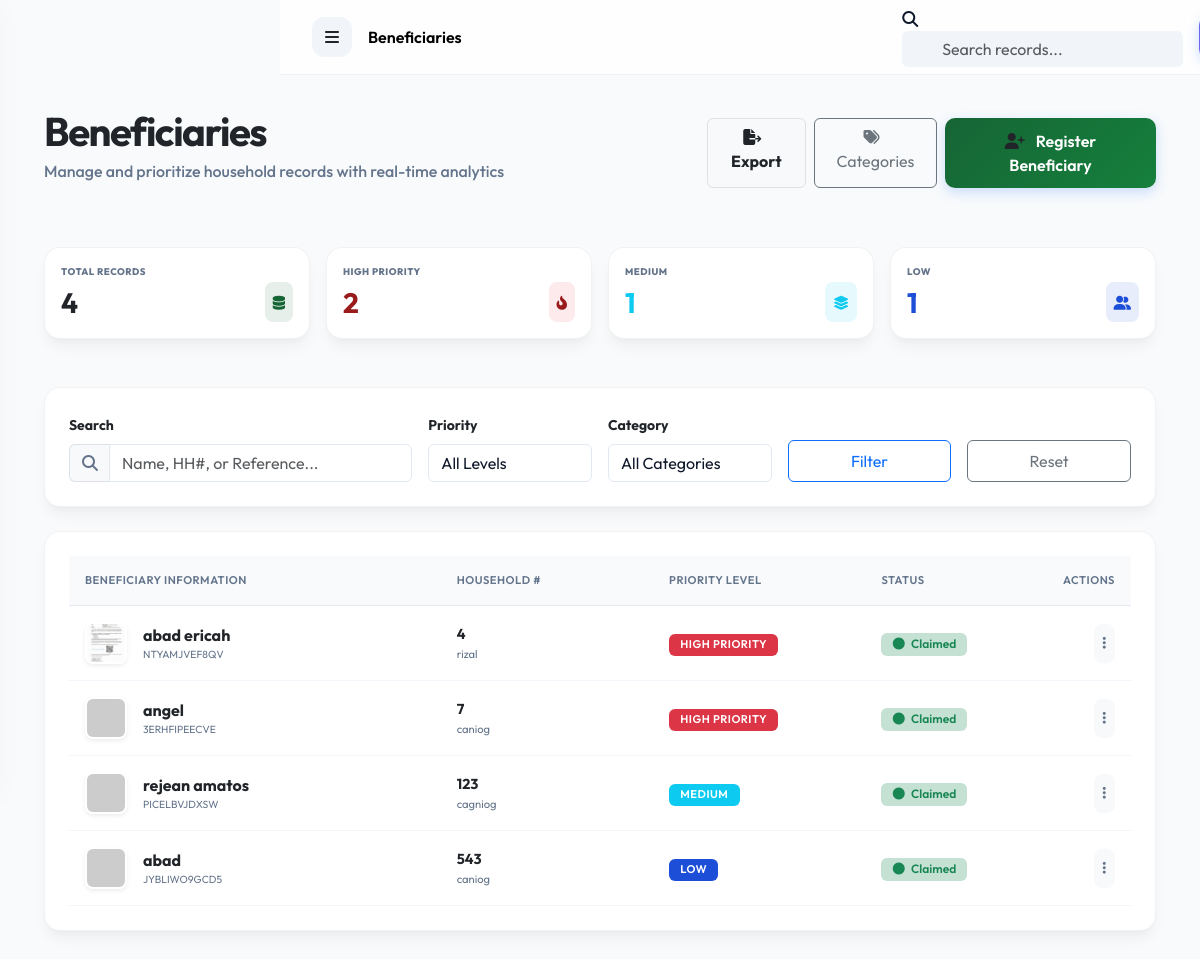
The app's page /beneficiaries/ (signed in) with its own data.
### beneficiaries/models.py (models this page shows, shortened)
class Beneficiary(models.Model):
    GENDER_CHOICES = (
        ('MALE', 'Male'),
        ('FEMALE', 'Female'),
        ('OTHER', 'Other'),
    )
    PRIORITY_LEVELS = (
        ('LOW', 'Low Priority'),
        ('MEDIUM', 'Medium Priority'),
        ('HIGH', 'High Priority'),
    )
    CLAIM_STATUS = (
        ('PENDING', 'Pending'),
        ('CLAIMED', 'Claimed'),
        ('PARTIAL', 'Partially Claimed'),
    )
    full_name = models.CharField(max_length=255)
    dafac_number = models.CharField(max_length=100, null=True, blank=True, unique=True, verbose_name="DAFAC Card #")
    address = models.TextField()
    barangay = models.CharField(max_length=100)
    contact_number = models.CharField(max_length=15)
    birthdate = models.DateField()
    age = models.IntegerField()
    gender = models.CharField(max_length=10, choices=GENDER_CHOICES)
    household_number = models.CharField(max_length=50)
    family_member_count = models.IntegerField(default=1)
    children_count = models.IntegerField(default=0)
    elderly_count = models.IntegerField(default=0)
    pwd_count = models.IntegerField(default=0)
    employment_status = models.CharField(max_length=100)
    monthly_income = models.DecimalField(max_digits=10, decimal_places=2)
    house_condition = models.CharField(max_length=100) # e.g., Concrete, Wooden, Shanty
    category = models.ForeignKey(Category, on_delete=models.SET_NULL, null=True, related_name='beneficiaries')
    priority_score = models.IntegerField(default=0)
    priority_level = models.CharField(max_length=10, choices=PRIORITY_LEVELS, default='LOW')
    claim_status = models.CharField(max_length=20, choices=CLAIM_STATUS, default='PENDING')
    valid_id_photo = models.ImageField(upload_to='beneficiaries/ids/', blank=True, null=True)
    beneficiary_photo = models.ImageField(upload_to='beneficiaries/photos/', blank=True, null=True)
    qr_code = models.ImageField(upload_to='beneficiaries/qr/', blank=True, null=True)
    claim_reference_number = models.CharField(max_length=12, unique=True, editable=False)
    created_at = models.DateTimeField(auto_now_add=True)
    updated_at = models.DateTimeField(auto_now=True)

### beneficiaries/views.py (the view)
# urls.py: path('', views.BeneficiaryListView.as_view(), name='list'),
class BeneficiaryListView(LoginRequiredMixin, ListView):
    model = Beneficiary
    template_name = 'beneficiaries/list.html'
    context_object_name = 'beneficiaries'
    paginate_by = 10
    def get_context_data(self, **kwargs):
        context = super().get_context_data(**kwargs)
        qs = self.get_queryset()
        context['categories'] = Category.objects.all()
        context['stats'] = {
            'high_priority': qs.filter(priority_level='HIGH').count(),
            'medium_priority': qs.filter(priority_level='MEDIUM').count(),
            'low_priority': qs.filter(priority_level='LOW').count(),
        }
        return context
    def get_queryset(self):
        queryset = super().get_queryset()
        search = self.request.GET.get('search')
        category = self.request.GET.get('category')
        priority = self.request.GET.get('priority')
        if search:
            queryset = queryset.filter(
                Q(full_name__icontains=search) |
                Q(household_number__icontains=search) |
                Q(claim_reference_number__icontains=search)
            )
        if category:
            queryset = queryset.filter(category_id=category)
        if priority:
            queryset = queryset.filter(priority_level=priority)
        return queryset.order_by('-priority_score')

### templates/beneficiaries/list.html (shortened to what this page needs)
{% extends 'base.html' %}
{% block content %}
<div class="container-fluid">
    <div class="row mb-5 align-items-center">
        <div class="col-md-7">
            <h1 class="fw-bold text-dark mb-1" style="letter-spacing: -1.5px;">Beneficiaries</h1>
            <p class="text-muted fw-medium">Manage and prioritize household records with real-time analytics</p>
        </div>
        <div class="col-md-5 text-md-end">
            <div class="d-flex gap-2 justify-content-md-end">
                <a href="{% url 'beneficiaries:export_csv' %}" class="btn btn-light border fw-bold text-dark">
                    <i class="fas fa-file-export me-2"></i> Export
                </a>
                <a href="{% url 'beneficiaries:category_list' %}" class="btn btn-outline-secondary">
                    <i class="fas fa-tags me-2"></i> Categories
                </a>
                <a href="{% url 'beneficiaries:add' %}" class="btn btn-primary-glass text-dark fw-bold">
                    <i class="fas fa-user-plus me-2 text-dark"></i> Register Beneficiary
                </a>
            </div>
        </div>
    </div>
    <div class="row g-3 mb-5 row-cols-1 row-cols-md-2 row-cols-lg-4">
        <div class="col">
            <div class="glass-card p-3 border-0 shadow-sm h-100">
                <div class="text-muted mb-1" style="font-size: 0.6rem; font-weight: 800; text-transform: uppercase; letter-spacing: 0.5px;">Total Records</div>
                <div class="d-flex align-items-center justify-content-between">
                    <h3 class="fw-bold mb-0 text-dark">{{ beneficiaries.count }}</h3>
                    <div class="p-2 rounded-3" style="background-color: rgba(22, 101, 52, 0.1);"><i class="fas fa-database small" style="color: #166534;"></i></div>
                </div>
            </div>
        </div>
        <div class="col">
            <div class="glass-card p-3 border-0 shadow-sm h-100">
                <div class="text-muted mb-1" style="font-size: 0.6rem; font-weight: 800; text-transform: uppercase; letter-spacing: 0.5px;">High Priority</div>
                <div class="d-flex align-items-center justify-content-between">
                    <h3 class="fw-bold mb-0 text-danger">{{ stats.high_priority }}</h3>
                    <div class="bg-danger bg-opacity-10 p-2 rounded-3"><i class="fas fa-fire-alt text-danger small"></i></div>
                </div>
            </div>
        </div>
        <div class="col">
            <div class="glass-card p-3 border-0 shadow-sm h-100">
                <div class="text-muted mb-1" style="font-size: 0.6rem; font-weight: 800; text-transform: uppercase; letter-spacing: 0.5px;">Medium</div>
                <div class="d-flex align-items-center justify-content-between">
                    <h3 class="fw-bold mb-0 text-info">{{ stats.medium_priority }}</h3>
                    <div class="bg-info bg-opacity-10 p-2 rounded-3"><i class="fas fa-layer-group text-info small"></i></div>
                </div>
            </div>
        </div>
        <div class="col">
            <div class="glass-card p-3 border-0 shadow-sm h-100">
                <div class="text-muted mb-1" style="font-size: 0.6rem; font-weight: 800; text-transform: uppercase; letter-spacing: 0.5px;">Low</div>
                <div class="d-flex align-items-center justify-content-between">
                    <h3 class="fw-bold mb-0 text-secondary">{{ stats.low_priority }}</h3>
                    <div class="p-2 rounded-3" style="background-color: rgba(29, 78, 216, 0.1);"><i class="fas fa-user-friends small" style="color: #1d4ed8;"></i></div>
                </div>
            </div>
        </div>
    </div>
    <div class="glass-card p-4 mb-4">
        <form method="get" class="row g-3 align-items-end">
            <div class="col-md-4">
                <label class="form-label text-dark small fw-bold">Search</label>
                <div class="input-group">
                    <span class="input-group-text bg-light border-end-0 text-muted">
                        <i class="fas fa-search"></i>
                    </span>
                    <input type="text" name="search" class="form-control bg-light border-start-0" placeholder="Name, HH#, or Reference..." value="{{ request.GET.search }}">
                </div>
            </div>
            <div class="col-md-2">
                <label class="form-label text-dark small fw-bold">Priority</label>
                <select name="priority" class="form-select bg-light">
                    <option value="">All Levels</option>
                </select>
            </div>
            <div class="col-md-2">
                <label class="form-label text-dark small fw-bold">Category</label>
                <select name="category" class="form-select bg-light">
                    <option value="">All Categories</option>
                </select>
            </div>
            <div class="col-md-2">
                <button type="submit" class="btn btn-outline-primary w-100 py-2">Filter</button>
            </div>
            <div class="col-md-2">
                <a href="{% url 'beneficiaries:list' %}" class="btn btn-outline-secondary w-100 py-2">Reset</a>
            </div>
        </form>
    </div>
    <div class="glass-card p-4">
        <div class="table-responsive">
            <table class="table table-glass align-middle mb-0">
                <thead>
                    <tr>
                        <th class="ps-0" style="width: 35%;">Beneficiary Information</th>
                        <th style="width: 20%;">Household #</th>
                        <th style="width: 20%;">Priority Level</th>
                        <th style="width: 15%;">Status</th>
                        <th class="text-end pe-0" style="width: 10%;">Actions</th>
                    </tr>
                </thead>
                <tbody>
                    {% for beneficiary in beneficiaries %}
                    <tr>
                        <td class="ps-0">
                            <div class="d-flex align-items-center">
                                <div class="me-3 position-relative" style="width: 42px; height: 42px;">
                                    <img src="{% if beneficiary.beneficiary_photo %}{{ beneficiary.beneficiary_photo.url }}{% else %}https://ui-avatars.com/api/?name={{ beneficiary.full_name|urlencode }}&background=6366f1&color=fff{% endif %}"
                                         class="rounded-3 shadow-sm"
                                         style="width: 100%; height: 100%; object-fit: cover; border: 2px solid #fff;">
                                </div>
                                <div>
                                    <div class="fw-bold text-dark">{{ beneficiary.full_name }}</div>
                                    <div class="text-muted" style="font-size: 0.65rem;">{{ beneficiary.claim_reference_number }}</div>
                                </div>
                            </div>
                        </td>
                        <td>
                            <div class="fw-bold text-dark" style="font-size: 0.9rem;">{{ beneficiary.household_number }}</div>
                            <div class="text-muted" style="font-size: 0.7rem;">{{ beneficiary.barangay }}</div>
                        </td>
                        <td>
                            {% if beneficiary.priority_level == 'HIGH' %}
                                <span class="badge bg-danger text-white px-3 py-2" style="font-size: 0.7rem; letter-spacing: 0.5px;">HIGH PRIORITY</span>
                            {% elif beneficiary.priority_level == 'MEDIUM' %}
                                <span class="badge bg-info text-white px-3 py-2" style="font-size: 0.7rem; letter-spacing: 0.5px;">MEDIUM</span>
                            {% else %}
                                <span class="badge bg-secondary text-white px-3 py-2" style="font-size: 0.7rem; letter-spacing: 0.5px;">LOW</span>
                            {% endif %}
                        </td>
                        <td>
                            <span class="badge bg-{% if beneficiary.claim_status == 'CLAIMED' %}success{% else %}warning{% endif %} bg-opacity-25 text-{% if beneficiary.claim_status == 'CLAIMED' %}success{% else %}warning-emphasis{% endif %} px-2 py-1">
                                <i class="fas fa-circle x-small me-1"></i> {{ beneficiary.get_claim_status_display }}
                            </span>
                        </td>
                        <td class="text-end pe-0">
                            <div class="dropdown">
                                <button class="btn btn-light btn-sm rounded-3 p-2" data-bs-toggle="dropdown">
                                    <i class="fas fa-ellipsis-v text-muted"></i>
                                </button>
                            </div>
                        </td>
                    </tr>
                    {% endfor %}
                </tbody>
            </table>
        </div>
    </div>
</div>
{% endblock %}

### templates/base.html (shortened to what this page needs)
{% load static %}
<!DOCTYPE html>
<html lang="en">
<head>
    <link href="https://cdn.jsdelivr.net/npm/bootstrap@5.3.0/dist/css/bootstrap.min.css" rel="stylesheet">
    <link rel="stylesheet" href="https://cdnjs.cloudflare.com/ajax/libs/font-awesome/6.4.0/css/all.min.css">
    <link rel="stylesheet" href="{% static 'css/style.css' %}">
</head>
<body>
    {% if user.is_authenticated %}
    <header class="topbar" id="mainTopbar">
        <div class="d-flex align-items-center">
            <button class="btn text-dark me-3 d-flex align-items-center justify-content-center" onclick="toggleSidebar()" id="mobileMenuBtn" style="width: 40px; height: 40px; background: #f1f5f9; border-radius: 12px; display: none;">
                <i class="fas fa-bars"></i>
            </button>
            <nav aria-label="breadcrumb">
                <ol class="breadcrumb mb-0">
                    {% if request.resolver_match.app_name %}
                    <li class="breadcrumb-item active" aria-current="page">{{ request.resolver_match.app_name|title }}</li>
                    {% endif %}
                </ol>
            </nav>
        </div>
        <div class="d-flex align-items-center gap-3">
            <form action="{% url 'beneficiaries:list' %}" method="get" class="topbar-search d-none d-md-block">
                <i class="fas fa-search"></i>
                <input type="text" name="search" class="form-control" placeholder="Search records...">
            </form>
        </div>
    </header>
    {% endif %}
    <main class="{% if user.is_authenticated %}main-content{% endif %}" id="mainContent">
        {% block content %}{% endblock %}
    </main>
</body>
</html>

### records on screen
Beneficiary: beneficiary_photo (picture), full_name "abad ericah", claim_reference_number "NTYAMJVEF8QV", household_number "4", barangay "rizal", priority_level "HIGH PRIORITY", claim_status "Claimed"
Beneficiary: full_name "angel", claim_reference_number "3ERHFIPEECVE", household_number "7", barangay "caniog", priority_level "HIGH PRIORITY", claim_status "Claimed"
Beneficiary: full_name "rejean amatos", claim_reference_number "PICELBVJDXSW", household_number "123", barangay "cagniog", priority_level "MEDIUM", claim_status "Claimed"
Beneficiary: full_name "abad", claim_reference_number "JYBLIWO9GCD5", household_number "543", barangay "caniog", priority_level "LOW", claim_status "Claimed"

### other values on screen
{{ request.resolver_match.app_name|title }} "Beneficiaries"
{{ beneficiaries.count }} "4"
{{ stats.high_priority }} "2"
{{ stats.medium_priority }} "1"
{{ stats.low_priority }} "1"
